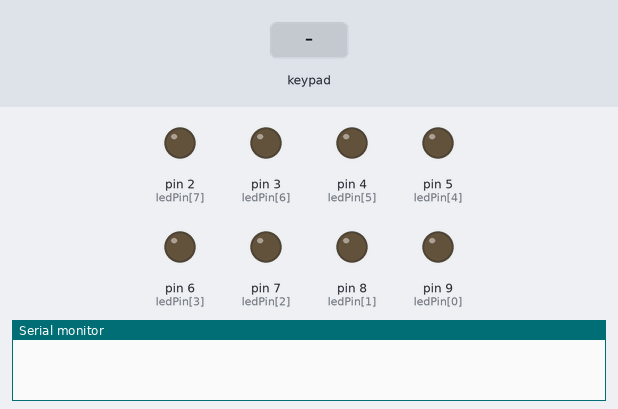
The sketch below on a simulated Arduino Uno, built with avr-gcc and run on an emulated ATmega328P. Shown: output pins drawn as LEDs (lit = HIGH), the last lines printed to the serial monitor. Wiring (inferred from the names in the program): 2×4 keypad with keys 1 2 3 4 5 6 7 8 (labels assumed): rows pin 14, pin 15; columns pin 16, pin 17, pin 18, pin 19. Dashed ring = blinking. The test bench sets the inputs (shaded band). Pins used as bus, display or sensor lines are not drawn.

Above: at 1.2 s.
1.3 s: keypad keys 1 4 1 5 pressed 0.4 s apart
At 1.37 s:
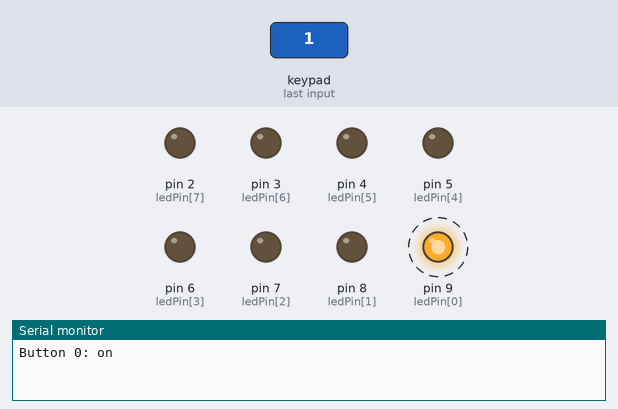
4.4 s: key '2' pressed
At 4.47 s:
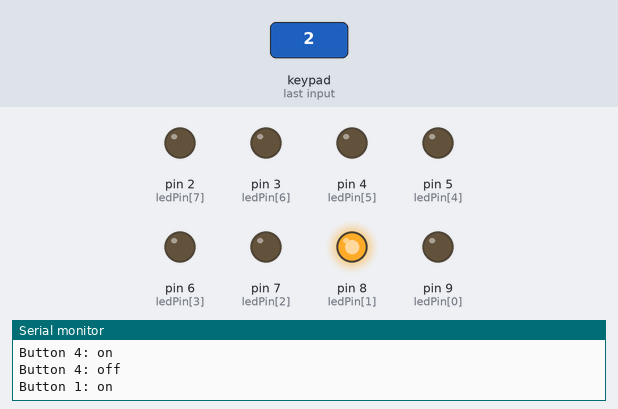
6.0 s: key '3' pressed
At 6.07 s:
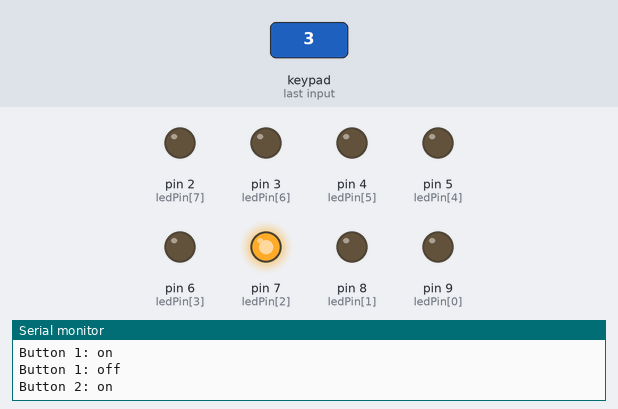
7.6 s: key '6' pressed
At 7.67 s:
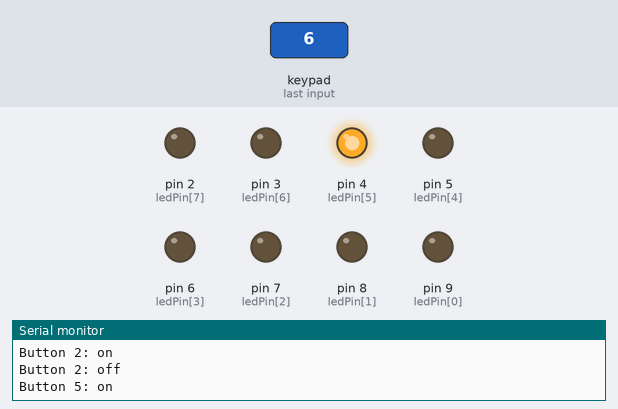
9.2 s: key '7' pressed
At 9.27 s:
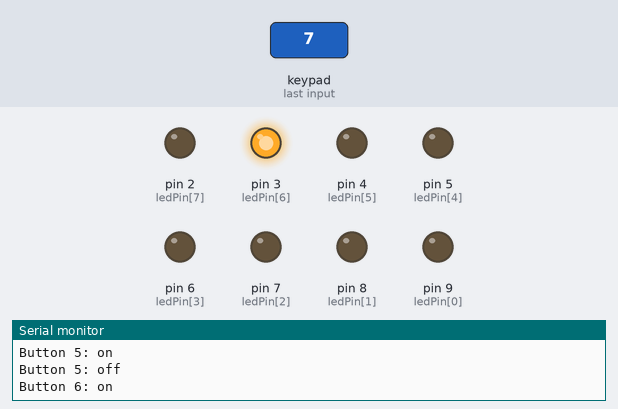
10.8 s: key '8' pressed
At 10.87 s:
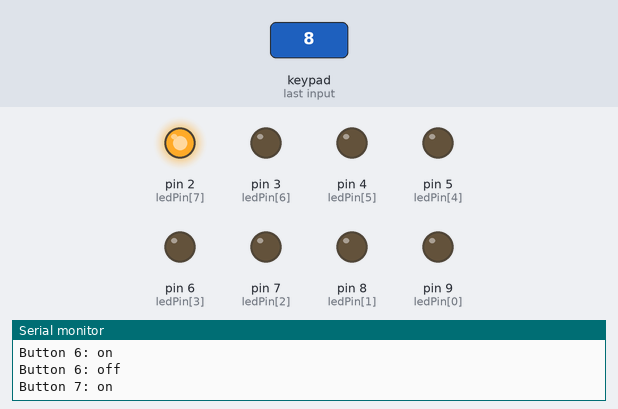
Timing chart, 0 to 13.4 s (numbered marks = the images above; inputs shaded):
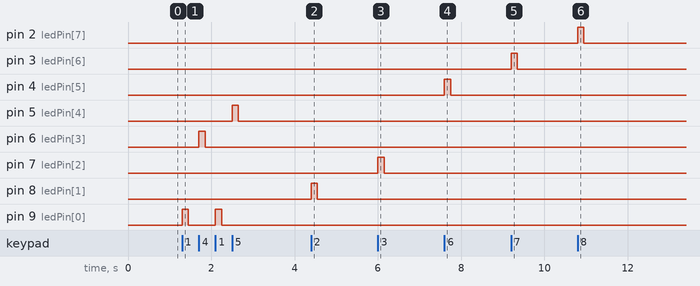

The sketch:

Button_matrix_and_LEDs.ino
```cpp
/*
  This Arduino code interfaces with a button matrix and controls LEDs based on button presses.
  It was created by Gustavo Silveira, a.k.a. the Nerd Musician.
  Website: go.musiconerd.com
*/

// Define the pins for rows and columns
const int numRows = 2;
const int numCols = 4;
const int N_BUTTONS = numCols * numRows;
int rowPins[numRows] = { 14, 15 };          // Pins for rows
int colPins[numCols] = { 16, 17, 18, 19 };  // Pins for columns

// Placeholder for storing button states
int buttonStates[numRows][numCols];
int buttonState[N_BUTTONS] = { 0 };
int buttonPState[N_BUTTONS] = { 0 };

// LEDs
const int N_LEDS = 8;
int ledPin[N_LEDS] = { 9, 8, 7, 6, 5, 4, 3, 2 };  // Pins for LEDs

void setup() {
  // Initialize row pins as outputs
  for (int row = 0; row < numRows; row++) {
    pinMode(rowPins[row], OUTPUT);
    digitalWrite(rowPins[row], HIGH);  // Set to HIGH initially
  }

  // Initialize column pins as inputs with internal pull-up resistors
  for (int col = 0; col < numCols; col++) {
    pinMode(colPins[col], INPUT_PULLUP);
  }

  // Initialize LED pins as outputs
  for (int i = 0; i < N_LEDS; i++) {
    pinMode(ledPin[i], OUTPUT);
    digitalWrite(ledPin[i], LOW);  // Turn off all LEDs initially
  }

  Serial.begin(9600);  // Start serial communication for debugging
}

void loop() {
  scanButtonMatrix();  // Scan the button matrix
}

// Function to scan the button matrix
void scanButtonMatrix() {
  for (int row = 0; row < numRows; row++) {
    digitalWrite(rowPins[row], LOW);  // Set the current row LOW
    for (int col = 0; col < numCols; col++) {
      if (digitalRead(colPins[col]) == LOW) {
        // Button pressed
        buttonStates[row][col] = 1;
        buttonState[row * numCols + col] = 1;   // Corrected indexing
        printButtonState(row * numCols + col);  // Print button state
      } else {
        // Button released
        buttonStates[row][col] = 0;
        buttonState[row * numCols + col] = 0;   // Corrected indexing
        printButtonState(row * numCols + col);  // Print button state
      }
    }
    digitalWrite(rowPins[row], HIGH);  // Reset the row pin to HIGH after checking
  }
}

// Function to print the state of buttons and control LEDs accordingly
void printButtonState(int index) {
  if (buttonPState[index] != buttonState[index]) {
    Serial.print("Button ");
    Serial.print(index);

    if (buttonState[index] > 0) {
      // Button pressed, turn on corresponding LED
      digitalWrite(ledPin[index], HIGH);
      Serial.println(": on");
    } else {
      // Button released, turn off corresponding LED
      digitalWrite(ledPin[index], LOW);
      Serial.println(": off");
    }

    buttonPState[index] = buttonState[index];
  }
}
```

Measured:
- after the input at 1.3 s, pin 5 (ledPin[4]): LOW → HIGH after 1.2 s, → LOW 0.15 s later; pin 6 (ledPin[3]): LOW → HIGH after 0.40 s, → LOW 0.15 s later; pin 9 (ledPin[0]): alternates HIGH for 0.15 s and LOW for 0.65 s, 4 changes in all, then stays LOW, starting at once
- after the input at 4.4 s, pin 8 (ledPin[1]): LOW → HIGH at once, → LOW 0.15 s later
- after the input at 6.0 s, pin 7 (ledPin[2]): LOW → HIGH at once, → LOW 0.15 s later
- after the input at 7.6 s, pin 4 (ledPin[5]): LOW → HIGH at once, → LOW 0.15 s later
- after the input at 9.2 s, pin 3 (ledPin[6]): LOW → HIGH at once, → LOW 0.15 s later
- after the input at 10.8 s, pin 2 (ledPin[7]): LOW → HIGH at once, → LOW 0.15 s later
